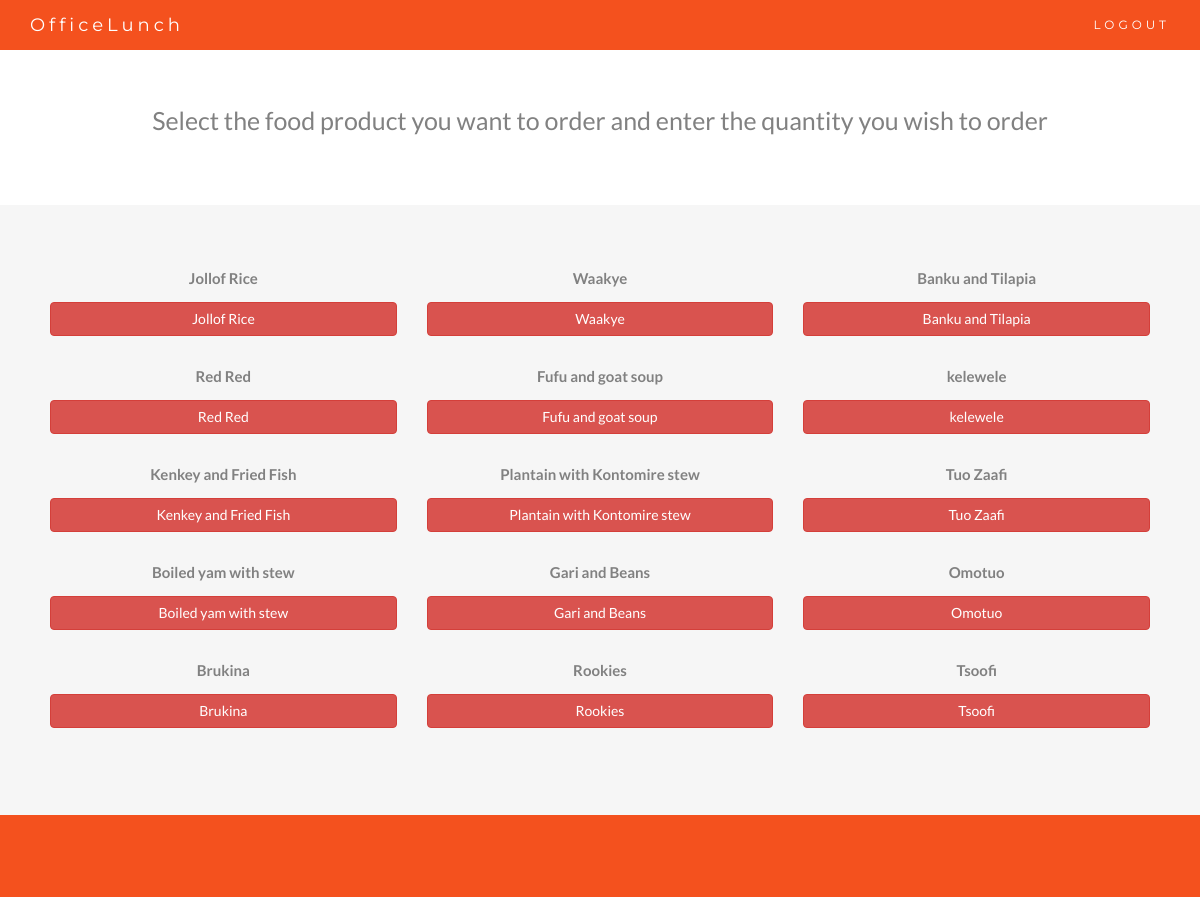
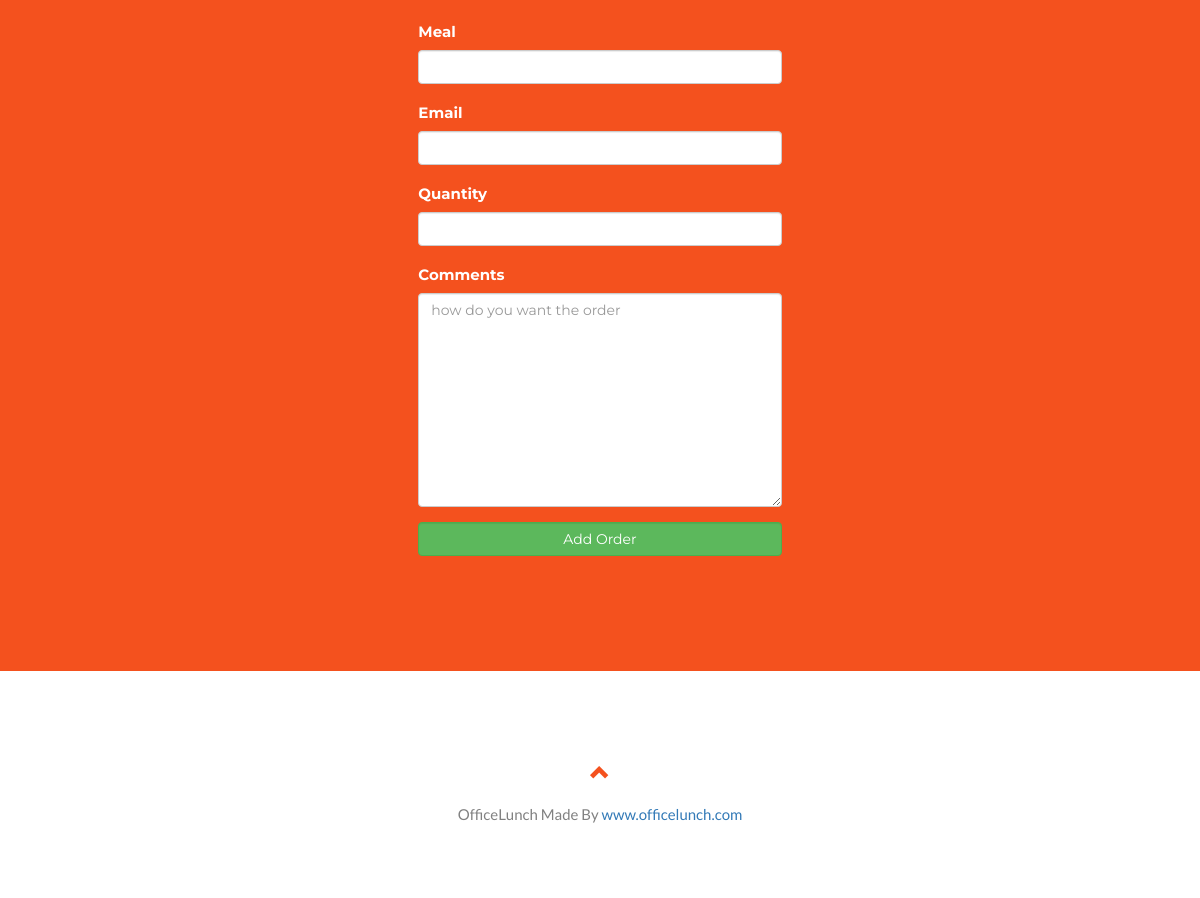
Page /dashboard/order on the committed database (2 pictures, top to bottom).
### store/models.py (models this page shows, shortened)
class Product(models.Model):
    meal = models.CharField(max_length=50,
                            validators=[validate_product_name])
    price = models.DecimalField(max_digits=9,decimal_places=2,default=0)

### store/views.py (the view)
# urls.py: path('dashboard/order', views.AddOrder, name='order'),
def AddOrder(request):
    list = Product.objects.all
    all_orders = Order.objects.all()
    currency = helper.get_currency()
    form = OrderForm(request.POST or None)
    if form.is_valid():
        form.save()
        return redirect('dashboard')
    context = {
        'list': list,
        'currency': currency,
        'form': form,
        'all_orders':all_orders
    }
    return render(request, 'order.html', context=context)

### store/forms.py
class OrderForm(forms.ModelForm):
    class Meta:
        model = Order
        fields = ['email','meal', 'quantity','comments']

### store/helper.py (called while the page is built)
def get_currency():
    currency, is_created = Setting.objects.get_or_create(key="currency")
    if is_created:
        currency.value = "GHC"
        currency.save()
    return currency.value

### store/templates/order.html (shortened to what this page needs)
﻿{% extends "dashboard_base.html" %}
{% block banner %}
<div class="container-fluid">
      <div class="row text-center">
            <h1 style="font-size: 25px"> Select the food product you want to order and enter the quantity you wish to order</h1>
      </div>
</div>
<div class="container-fluid bg-grey">
      <div class="row">
            {% if list %}
            {% for product in list %}
            <div class="col-sm-4">
                  <p class="text-center"><strong>{{ product.meal }}</strong></p>
                  <button class="btn btn-danger btn-bg  btn-block" type="button">{{ product.meal }}
                  </button><br>
            </div>
            {% endfor %}
            {% else %}
            <h3>no products</h3>
            {% endif %}
      </div>
</div>
<div class="jumbotron">
      <div class="row justify-content-center">
            <div class="col-md-4"></div>
            <div class="col-md-4">
                  <form method="post" action="">
                        <div class="form-group">
                              <label for="meal">Meal</label>
                              <input class="form-control" id="meal" name="meal" type="text" required />
                        </div>
                        <div class="form-group">
                              <label for="email">Email</label>
                              <input class="form-control" id="email" name="email" type="email" required />
                        </div>
                        <div class="form-group">
                              <label for="quantity">Quantity</label>
                              <input class="form-control" id="quantity" name="quantity" required />
                        </div>
                        <div class="form-group">
                              <label for="comments">Comments</label>
                              <textarea class="form-control" id="comments" name="comments" rows="10" placeholder="how do you want the order" required ></textarea>
                        </div>
                        <div class="form-group">
                              <button class="form-control btn btn-success" name="submit" type="submit">Add
                                    Order</button>
                        </div>
                  </form>
            </div>
      </div>
</div>
{% endblock %}

### store/static/store/style.css (style rules this page uses)
body { font: 400 15px Lato, sans-serif; line-height: 1.8; color: #818181; }
.jumbotron { background-color: #f4511e; color: #fff; padding: 100px 25px; font-family: Montserrat, sans-serif; }
.container-fluid { padding: 60px 50px; }
.bg-grey { background-color: #f6f6f6; }

### rows in the picture
Product: meal "Jollof Rice"
Product: meal "Waakye"
Product: meal "Banku and Tilapia"
Product: meal "Red Red"
Product: meal "Fufu and goat soup"
Product: meal "kelewele"
Product: meal "Kenkey and Fried Fish"
Product: meal "Plantain with Kontomire stew"
Product: meal "Tuo Zaafi"
Product: meal "Boiled yam with stew"
Product: meal "Gari and Beans"
Product: meal "Omotuo"
Product: meal "Brukina"
Product: meal "Rookies"
Product: meal "Tsoofi"
